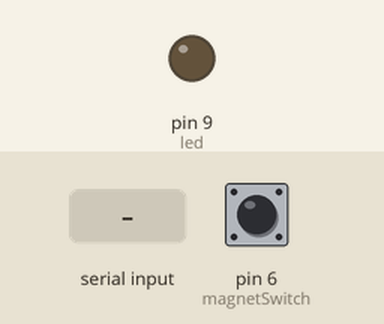
Recording of a sketch running on a simulated Arduino Uno, built with avr-gcc and run on an emulated ATmega328P. Parts: output pins drawn as LEDs (lit = HIGH). The inputs (shaded band) are chosen by the test bench; at power-on: pin 6 (magnetSwitch) HIGH. The modem accepts every AT command (registered, SIM ready, sends succeed) and sends nothing else; what the sketch prints to the serial monitor is not drawn.

Above: at 4.2 s.
4.3 s: pin 6 (magnetSwitch) pulled LOW for 0.15 s
At 4.7 s:
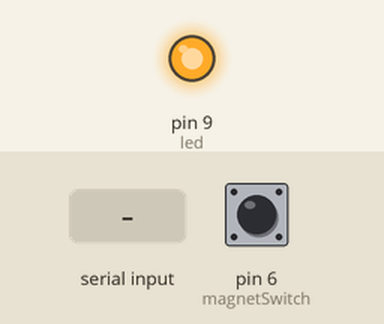
7.4 s: "s\n" received over the second serial link
At 8.4 s:
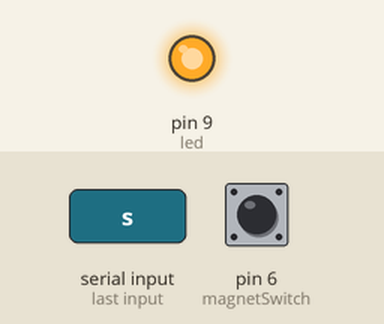
10.4 s: "#\n" received over the second serial link
Timing chart, 0 to 17.9 s (numbered marks = the images above; inputs shaded):
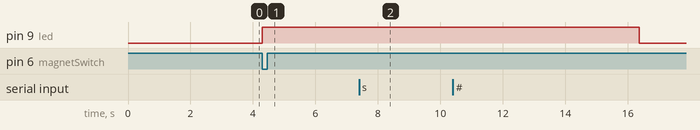

The sketch:

sketch_feb25f.ino
```cpp
//References
//http://tronixstuff.com/2014/01/08/tutorial-arduino-and-sim900-gsm-modules/

// This sketch is used for SIM800L EVB

// Connect VIO to +5V
// Connect GND to Ground
// Connect RX (data into SIM800L) to Digital 11
// Connect TX (data out from SIM800L) to Digital 10

#include <SoftwareSerial.h>
SoftwareSerial mySerial(10, 11); // RX, TX


int flag =1;    //alarm status 1 = active, 0 = Inactive
int counter;    //for character reading (string length)
int count;      //is being used in compareNum()
int countsec;   //is being used in compareNum()
int check;      //should be 10 chars in order to send or not sms
int switchState=0;
//unsigned long hourInterval = 3600000;    // One hour Interval
const int magnetSwitch = 6; //Pin Read
const int led = 9; //Led Pin
unsigned long hourInterval = 300000;    // five minutes
unsigned long previousMillis = 0;        // will store last time
String inData;  //Will hold the incoming character from the GSM shield
char mynumber[]="6940000000";
char secnumber[]="6940000000";


void setup()
{
  pinMode(magnetSwitch, INPUT);
  pinMode(led, OUTPUT);
  Serial.begin(19200);
  mySerial.print("\r");
  mySerial.begin(19200);
  delay (1000);
  //new start
  mySerial.print("AT+CLIP=1\r"); // turn on caller ID notification
  delay(1000);
  mySerial.print("AT+CNMI=2,2,0,0,0\r"); //old good working
  delay(1000);
}


void loop() // run over and over
{
  unsigned long currentMillis = millis();
  if(currentMillis - previousMillis >= hourInterval) {
      previousMillis = currentMillis;
      flag=1;
  }

  while (mySerial.available() > 0)
    {
        delay(10); //new
        char recieved = mySerial.read();  //old good
        inData += recieved;               //old good

        // Process message when new line character is recieved
        if (recieved == '\n')
        {
            Serial.print("Arduino Received: ");
            Serial.print(inData);
            //mySerial.print("Arduino Received: ");
            //mySerial.print(inData);

            counter=0; //counter reset
            for (int i=0; i <30; i++)
            {
              if (inData[i]!='\0')  //Calculates each string comes from mySerial to inData string
                counter++;          //is being used in for loop to calculate the array's length
            }
            Serial.print("Counter = ");
            Serial.println(counter);
            //TEST
            //Serial.print("character="); //traces
            //Serial.println(inData[10]); //traces for incomming sms. character 10 is the first number of the cellphone
            //TEST
            check=0;
            if (counter > 10)
              check = compareNum();
            if (inData[0]=='s')   //When receive sms with letter s it prints the current status
            {
              Serial.print ("Status =");
              Serial.println(flag);     //1=ACTIVE, 2= INACTIVE
              if (flag==1)
                {
                sendAlarmStatus("Alarm Active");
                mySerial.write(0x1A);  //Equivalent to sending Ctrl+Z
                }
              else
                {
                sendAlarmStatus("Alarm Inactive");
                mySerial.write(0x1A);  //Equivalent to sending Ctrl+Z
                }
            }
            inData = ""; // Clear received buffer
        }//if bracket
    }//while loop bracket
    //20160303 new block end


    if ((check == 10) && (flag==1))   //check receives the result of the comparison (cellphone number comparison)
    {
      sendAlarmStatus("Alarm Deactivated");
      flag=0; //Alarm Deactivated
      mySerial.println("AT");  //NEW TEST
      delay(200);
    }
//    if ((check == 10) && (flag==0))
//    {
//      sendAlarmStatus("Alarm Activated");
//      flag=1; //Alarm Activated
//      delay(200);
//    }


    //Serial block reads Serial input
    if (Serial.available()){
    char c = (char)Serial.read();    //Read characters/commands in the serial monitor input
    if(c == '#')
        mySerial.write((char)26);
    else
        mySerial.write(c);          //will send the commands to mySerial, to Sim800L
    }

//20160303 start
 if(flag==1)
 {
  switchState = !digitalRead(magnetSwitch); //When switch is closed it reads High(1), but it registers LOW(0) - the opposite -
  if (switchState == HIGH)
  {
    digitalWrite(led, HIGH);
    sendAlarmStatus("---Caution--- The door Is OPEN");
    flag = 0;
  }

  else
  {
    digitalWrite(led, LOW);
  }
 }
 else
  digitalWrite(led, LOW);
//20160303 stop

}//loop end bracket


void sendAlarmStatus(char *alm)
{
    mySerial.print("AT+CMGF=1\r");                      // AT command to send SMS message
    delay(100);
    if (count==10)
      {
      mySerial.println("AT+CMGS=\"+306940000000\"");      // recipient's mobile number, in international format
      delay(200);
      }
    else if (countsec==10)
      {
      mySerial.println("AT+CMGS=\"+306940000000\"");      // recipient's mobile number, in international format
      delay(200);
      }
    else
      {
      mySerial.println("AT+CMGS=\"+306940000000\"");      // recipient's mobile number, in international format
      delay(200);
      }
    mySerial.println(alm);      // message to send
    delay(200);
    mySerial.println((char)26);                       // End AT command with a ^Z, ASCII code 26
    delay(100);
    mySerial.println("");
    delay(5000);
}


void call()
{
  mySerial.println("ATD+306940000000;");
}

void hang_up()
{
  mySerial.println("ATH");
}

void del_sms_all()
{
  mySerial.println("AT+CMGD=1,4"); // delete all SMS
}

int compareNum(){
  int z=0;      //index
  count=0;
  countsec=0;
  for (int j=11;j<21;j++)
  {
    if (mynumber[z]==inData[j]) //cell. number would be compared with the caller's number char by char
    {
     z++;
     count++;    //If count==10 then diactivates alarm
    }
  }
  z=0;
  for (int j=11;j<21;j++)
  {
    if (secnumber[z]==inData[j]) //cell. number would be compared with the caller's number char by char
    {
     z++;
     countsec++;    //If countsec==10 then diactivates alarm
    }
  }
  Serial.print("Characters matching = ");
  Serial.print(countsec);
  Serial.print("----------");
  Serial.println(count);    //If check equals to ten, Then the caller is me and will do action
  if (count==10)
    return(count);
  else
    return (countsec);
}


//Steps to send sms
/*{
    mySerial.print("AT+CMGF=1\r");    //Because we want to send the SMS in text mode
    delay(1000);
    mySerial.print("AT+CMGS=\"");
    mySerial.print(snFull);
    mySerial.print("\"\r");
    delay(1000);
    mySerial.print("Unknown Command: ");
    mySerial.print(sms);
    mySerial.print("\r");
    delay(1000);
    mySerial.write(0x1A);  //Equivalent to sending Ctrl+Z
    return;
}*/
```

Measured:
- after the input at 4.3 s, pin 9 (led): LOW → HIGH at once
- after the input at 7.4 s, pin 9 (led): stays HIGH (without the input it goes to LOW after 2.8 s)
